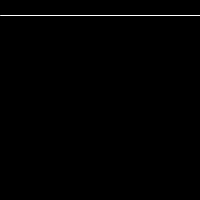
Frame 1 (no input)
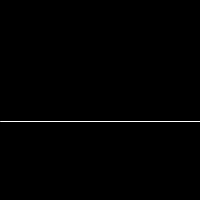
Frame 60 (the mouse pressed at the canvas centre just before this capture)
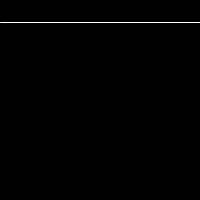
Frame 120 (the mouse held since frame 60 and released just before this capture)

The Processing sketch that drew these frames (run headless with seeded random() and noise(); from frame 60 on, the mouse is pressed at the canvas centre):

// Processing sketch: moteur_de_l_animation
// ── moteur_de_l_animation.pde
// renaud.jean-francois(arobas)uqam(point)ca
// Syntaxe Processing version 3.3.6
// mardi, 26 septembre 2017

int temps0 = 0;
int temps1 = 0;

void setup() {
  size(200, 200);
  background(0);
  noFill();
  stroke(255);
  //println(frameRate);
}

void draw() {
  background(0);
  //println(frameRate);

  // Cas 1
  // On test une condition qui dépend du moment où le frameRate
  // atteint le plateau de 60 images par seconde.
  //if (frameRate >= 60) {
  //  println(frameCount);
  //  exit();
  //}

  // Cas 2
  // On évalue une méthode qui permet de mesurer le temps à l’aide
  // du nombre de photogrammes écoulés
  //if (frameCount > 600) {
  //  println(millis()*0.001);
  //  exit();
  //}

  // Cas 3
  // On évalue une méthode qui permet de mesurer le temps
  // selon le nombre de millisecondes écoulées
  //if (millis()*0.001 >= 5) {
  //  println(millis()*0.001);
  //  exit();
  //}

  // Cas 4
  // On évalue l’écart de temps entre deux frames
  //if (frameCount == 60) {
  //  temps0= millis();
  //} else if (frameCount == 61) {
  //  temps1= millis();
  //  //println(temps0);
  //  //println(temps1);
  //  println(temps1 - temps0);
  //  exit();
  //}

  // Cas 5
  // Le déroulement du temps est exploité comme «moteur de l’animation»
  float vitesse = 0.1;
  float hauteur = (millis()*vitesse)%height; // On boucle sur la hauteur du sketch
  line(0, hauteur, width, hauteur);
  
  // On notera que le mouvement est constant (taux de changement est linéaire)
}
